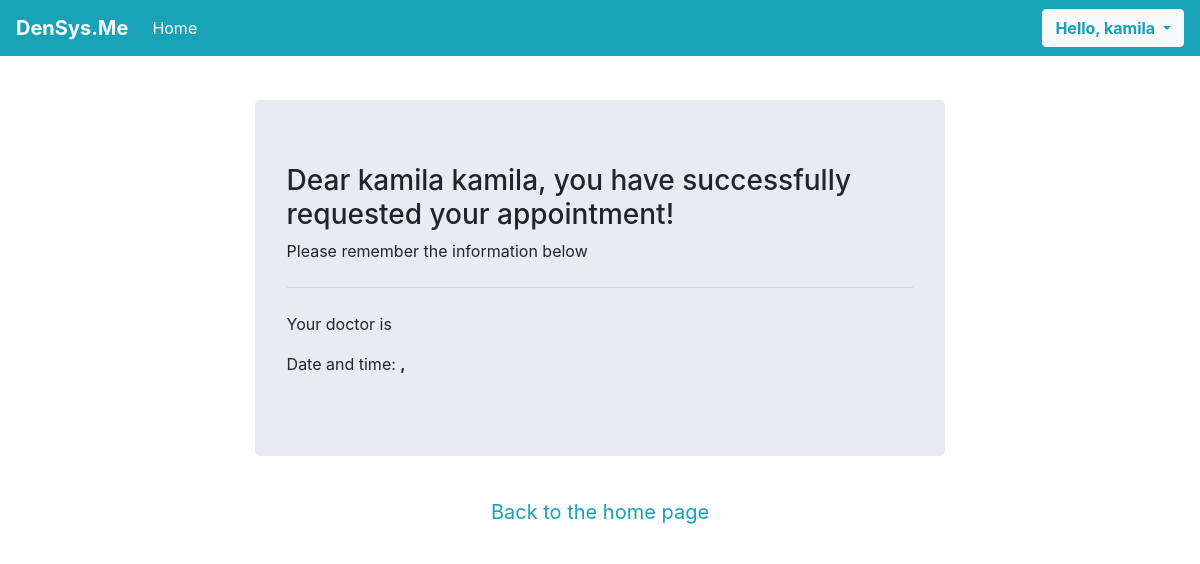
The page /appointment_confirmation/ (signed in) on the database its author committed.
### sys_base/models.py (models this page shows)
class Account(AbstractUser):
    pass

### sys_base/views.py (the view)
# urls.py: path('appointment_confirmation/', views.appointment_confirmation, name='appointment_confirmation'),
def appointment_confirmation(request, id=None):
    return render(request, "sys_base/appointment_confirmation.html") #, context)

### sys_base/templates/sys_base/appointment_confirmation.html (shortened to what this page needs)
{% extends "sys_base/base.html" %}
{% load crispy_forms_tags %}
{% block content %}
<div class="container p-t-5">
    <div class="col-md-10 offset-md-1 mt-5">
        <div class="jumbotron" style="margin-top:100px">
            <h3 class="display-8">Dear {{request.session.name}} {{request.session.surname}}, you have successfully requested your appointment!</h3>
            <p>Please remember the information below</p>
            <hr class="my-4" />
            <p>Your doctor is <b>{{request.session.doctor}}</b></p>
            <p>Date and time: <b>{{request.session.date}}, {{request.session.timeslot}}</b></p>
        </div>
    </div>
    <div class="row d.flex m-t-5">
        <div class="col-md-12">
            <a href="{% url 'index' %}" class="btn text-info btn-block btn-lg">
                Back to the home page
            </a>
        </div>
    </div>
</div>
{% endblock content %}

### sys_base/templates/sys_base/base.html (shortened to what this page needs)
<!DOCTYPE html>
<html lang="en">
  <head>
    <link rel="stylesheet" href="https://cdnjs.cloudflare.com/ajax/libs/font-awesome/6.2.1/css/all.min.css" />
    <link rel="stylesheet" href="https://cdn.jsdelivr.net/npm/bootstrap@4.3.1/dist/css/bootstrap.min.css">
    <link href=  "http://ajax.googleapis.com/ajax/libs/jqueryui/1.8.16/themes/ui-lightness/jquery-ui.css" rel="stylesheet" type="text/css" />
  </head>
  <body>
    <nav class="navbar navbar-expand-lg fixed-top navbar-dark bg-info">
      <a class="navbar-brand m-r-3 font-weight-bold" href="{% url 'index' %}">DenSys.Me</a>
      <div class="collapse navbar-collapse" id="navbarMenu">
        <ul class="navbar-nav mr-auto">
          <li class="nav-item active">
            <a class="nav-link" href="{% url 'index' %}">Home </a>
          </li>
        </ul>
        <div class="btn-group">
          {% if request.user.is_authenticated %}
          <button type="button" class="btn btn-light font-weight-bold text-info dropdown-toggle" data-toggle="dropdown" aria-haspopup="true" aria-expanded="false">
            Hello, {{user}}
          </button>
          {% else %}
          <ul class="navbar-nav mr-auto">
            <li class="nav-item active">
              <a class="nav-link" href="{% url 'login' %}">ඞ Login ඞ</a>
            </li>
          </ul>
          {% endif %}
        </div>
        </div>
    </nav>
    <div class="container">
      <div class="col-md-10 offset-md-1 mt-5">
          {% block content %} {% endblock content %}
      </div>
    </div>
    <script src="https://cdn.jsdelivr.net/npm/bootstrap@4.3.1/dist/js/bootstrap.min.js"></script>  </body>
</html>

### rows shown on the page
Account: username "kamila", session.name "kamila", session.surname "kamila"
